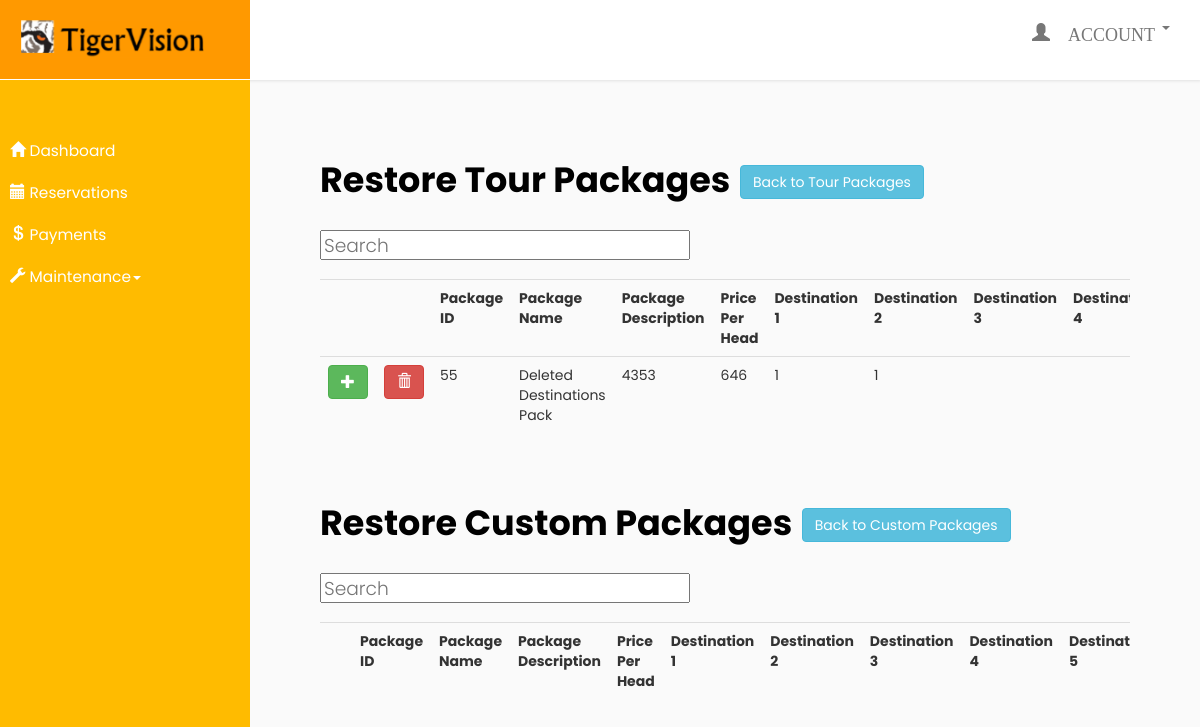
Screenshot of /admin/TVAdminPackageRestore.php (signed in) with the database file from the repository.
### tables this page shows
CREATE TABLE `tbl_tourpackage` (
  `package_ID` int(11) NOT NULL,
  `package_name` varchar(25) NOT NULL,
  `package_pricePerHead` double NOT NULL,
  `package_description` varchar(255) NOT NULL,
  `package_destination1` int(11) DEFAULT NULL,
  `package_destination2` int(11) DEFAULT NULL,
  `package_destination3` int(11) DEFAULT NULL,
  `package_destination4` int(11) DEFAULT NULL,
  `package_destination5` int(11) DEFAULT NULL,
  `package_purgeFlag` tinyint(1) NOT NULL DEFAULT '1',
  `package_type` varchar(20) DEFAULT 'tour package'
);

### admin/TVAdminPackageRestore.php (the view, shortened to what this page needs)
<!DOCTYPE html>
<html>
    <head>
        <link rel="stylesheet" href="css/bootstrap.min.css">
        <link rel="stylesheet" href="admincss/TVAdminSideBar.css">
        <link rel="stylesheet" href="https://cdnjs.cloudflare.com/ajax/libs/malihu-custom-scrollbar-plugin/3.1.5/jquery.mCustomScrollbar.min.css">
    </head>
    <body>
        <div class="wrapper">
            <nav id="sidebar">
                <div class="sidebar-header">
                     <img src="images/headerLogo.png">
                </div>
                <ul class="list-unstyled components">
                    <p></p>
                    <li >
                        <a href="TVAdminDashboard.php">
                            <i class="glyphicon glyphicon-home"></i>
                            Dashboard
                        </a>
                    </li>
                    <li>
                        <a href="TVAdminReservations.php">
                        <i class="glyphicon glyphicon-calendar"></i>
                        Reservations</a>
                    </li>
                    <li>
                      <a href="TVAdminPayments.php">
                      <i class="glyphicon glyphicon-usd"></i>
                      Payments</a>
                    </li>
                    <li>
                        <a href="#Maintenance" data-toggle="collapse" aria-expanded="false">
                        <i class="glyphicon glyphicon-wrench"></i>
                        Maintenance<span class="caret" ></span></a>
                    </li>
                </ul>
            </nav>
            <nav class="navbar navbar-default">
                    <div class="container-fluid">
                        <div class="collapse navbar-collapse" id="bs-example-navbar-collapse-1">
                            <ul class="nav navbar-nav navbar-right">
                                <li class="dropdown" >
                                    <a style="height: 80px;   font-size:18px; font-family: Arial;" class="dropdown-toggle" data-toggle="dropdown" href="#"><span class="glyphicon glyphicon-user" style="top:8px;"> ACCOUNT</span>
                                    <span class="caret"></span></a>
                                </li>
                            </ul>
                        </div>
                    </div>
                </nav>
            <div id="content">
                <?php
                include("TVConnectionString.php");
                $query = "SELECT * FROM tbl_tourpackage WHERE package_purgeFlag = 0 ORDER BY package_ID DESC";
                $result = mysqli_query($connect, $query);
                ?>
                <div style="padding:70px;">
                    <form method="post" action="TVAdminDestinationAdd.php">
                        <p style="font-size: 35px; color: #000;">
                            <strong>Restore Tour Packages</strong>
                            <a href="TVAdminPackages.php" class="btn btn-info" role="button">Back to Tour Packages</a>
                            <input type="text" id="txtbxSearch" onkeyup="SearchBar()" placeholder="Search" style="height:30px;font-size:14pt; ">
                        </p>
                        <div class="table-responsive" id="destination_table">
                            <table id="tourpackage" class="table table-hover" style="width:1500px">
                                <tr>
                                    <th></th>
                                    <th></th>
                                    <th>Package ID</th>
                                    <th>Package Name</th>
                                    <th>Package Description</th>
                                    <th>Price Per Head</th>
                                    <th>Destination 1</th>
                                    <th>Destination 2</th>
                                    <th>Destination 3</th>
                                    <th>Destination 4</th>
                                </tr>
                                <?php
                                while($row = mysqli_fetch_array($result))
                                {
                                    ?>
                                    <tr>
                                        <td>
                                            <a title="restore" class="btn btn-success" href="TVAdminPackageReviveTour.php?id=<?php echo $row['package_ID']; ?>"><span class="glyphicon glyphicon-plus"></span></a>
                                        </td>
                                        <td>
                                            <a title="Delete" class="btn btn-danger" href="TVAdminPackageDeleteTourFinal.php?id=<?php echo$row['package_ID']; ?>" onClick="return confirm('Are you sure you want to delete?')"><span class="glyphicon glyphicon-trash"></span></a>
                                        </td>
                                        <td> <?php echo $row['package_ID'];?> </td>
                                        <td> <?php echo $row['package_name'];?> </td>
                                        <td> <?php echo $row['package_description'];?> </td>
                                        <td> <?php echo $row['package_pricePerHead'];?> </td>
                                        <td> <?php echo $row['package_destination1'];?> </td>
                                        <td> <?php echo $row['package_destination2'];?> </td>
                                        <td> <?php echo $row['package_destination3'];?> </td>
                                        <td> <?php echo $row['package_destination4'];?> </td>
                                    </tr>
                           <?php
                                }
                           ?>
                            </table>
                        </div>
                        <br>
                        <br>
                        <p style="font-size: 35px; color: #000;">
                            <strong>Restore Custom Packages</strong>
                            <a href="TVAdminPackages.php" class="btn btn-info" role="button">Back to Custom Packages</a>
                            <input type="text" id="txtbxSearch2" onkeyup="SearchBar2()" placeholder="Search" style="height:30px;font-size:14pt; ">
                        </p>
                        <div class="table-responsive" id="destination_table">
                            <table id="custompackage" class="table table-hover" style="width:1500px">
                                <tr>
                                    <th></th>
                                    <th></th>
                                    <th>Package ID</th>
                                    <th>Package Name</th>
                                    <th>Package Description</th>
                                    <th>Price Per Head</th>
                                    <th>Destination 1</th>
                                    <th>Destination 2</th>
                                    <th>Destination 3</th>
                                    <th>Destination 4</th>
                                    <th>Destination 5</th>
                                </tr>
                            </table>
                        </div>
                    </form>
                </div>
            </div>
        </div>
    </body>
</html>

### admin/admincss/TVAdminSideBar.css (style rules this page uses)
body { font-family: 'Poppins', sans-serif; background: #fafafa; }
p { font-family: 'Poppins', sans-serif; font-size: 1.1em; font-weight: 300; line-height: 1.7em; color: #999; }
a, a:hover, a:focus { color: inherit; text-decoration: none; transition: all 0.3s; }
.navbar { height:80px; background: #fff; border: none; border-radius: 0; margin-bottom: 40px; box-shadow: 1px 1px 3px rgba(0, 0, 0, 0.1); }
#sidebar { width: 250px; position: fixed; top: 0; left: 0; height: 100vh; z-index: 999; background: #ffbb00; color: #fff; transition: all 0.3s; }
#sidebar .sidebar-header { padding: 20px; background: #ff9900; height: 80px; border-bottom: 1px solid #fff; }
#sidebar ul.components { padding: 20px 0; border-bottom: 1px solid #ffbb00; }
#sidebar ul p { color: #fff; padding: 10px; }
#sidebar ul li a { padding: 10px; font-size: 1.1em; display: block; }
a[data-toggle="collapse"] { position: relative; }
a[aria-expanded="false"]::before, a[aria-expanded="true"]::before { display: block; position: absolute; right: 20px; font-family: 'Glyphicons Halflings'; font-size: 0.6em; }
#content { width: calc(100% - 250px); min-height: 100vh; transition: all 0.3s; position: absolute; top: 0; right: 0; margin-top: 80px; }

### rows the page displays
tbl_tourpackage: package_ID "55", package_name "Deleted Destinations Pack", package_description "4353", package_pricePerHead "646", package_destination1 "1", package_destination2 "1"
